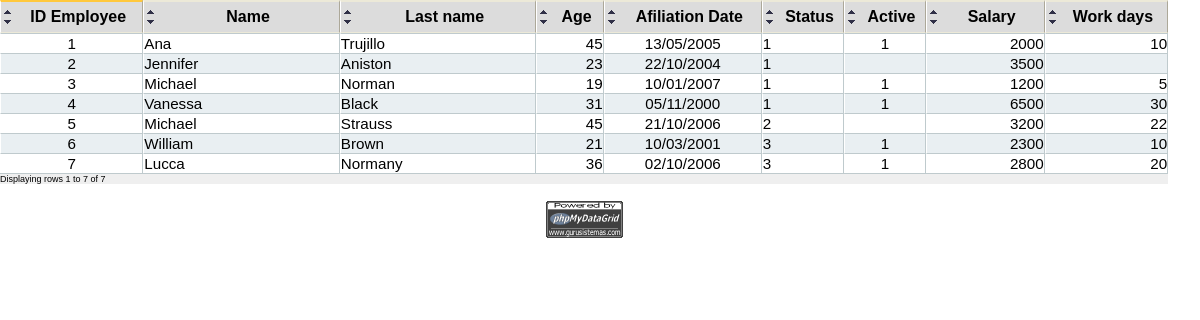
Screenshot of /sample1.php with the database file from the repository.
### tables this page shows
CREATE TABLE `employees` (
	  `id` int(6) NOT NULL auto_increment,
	  `name` char(20) default NULL,
	  `lastname` char(20) default NULL,
	  `salary` float default NULL,
	  `age` int(2) default NULL,
	  `afiliation` date default NULL,
	  `status` int(1) default NULL,
	  `active` tinyint(1) default NULL,
	  `workeddays` int(2) default NULL,
	  `photo` char(30) default NULL,
	  PRIMARY KEY  (`id`)
);

### phpmydatagrid.class.php (the view, shortened to what this page needs)
<?php
class datagrid{
	var $connectionHandler;
	var $isADO	             = false;
	var $tablename			 = '';
	var $where               = '';
	var $groupby             = '';
	var $fieldsArray         = array();
	var $friendlyHTML        = false;
	var $recno               = 0;
	var $maxRec              = 20;
	var $addBtn 			 = false;
	var $imgpath             = "images/";
	var $search              = '';
	var $orderArrows         = true;
	var $keyfield            = '';
	var $closeTags           = true;
	var $salt                = 'salt&pepper';
	var $FormName            = '';
	var $doForm              = false;
	var $methodForm          = 'POST';
	var $ajaxEditable        = '';
	var $addonClic           = "DG_addrow()";
	var $srconClic 			 = "DG_showSearchBox()";
	var $poweredby           = true;
	var $showToOf            = true;
	var $sql                 = "";
	var $images = array(
			'add'         => 'add.png',
			'ajax'        => 'ajax.gif',
			'ASC'         => 'asc.png',
			'cancel'      => 'cancel.png',
			'close'       => 'close.png',
			'DESC'        => 'desc.png',
			'down'        => 'down.png',
			'down_off'    => 'down_off.png',
			'edit'        => 'edit.png',
			'erase'       => 'erase.png',
			'minidown'    => 'minidown.png',
			'miniup'      => 'miniup.png',
			'save'        => 'save.png',
			'search'      => 'search.png',
			'up'          => 'up.png',
			'up_off'      => 'up_off.png',
			'view'        => 'view.png',
			'save'        => 'save'
	);
	var $message = array(
			'cancel' 	  => 'Cancel',
			'close' 	  => 'Close',
			'save'	 	  => 'Save',
			'saving'      => 'Saving . . .',
			'loading'     => 'Loading . . .',
			'edit'	 	  => 'Edit',
			'delete'  	  => 'Delete',
			'add'    	  => 'New',
			'view'    	  => 'View',
			'addRecord'	  => 'Add record',
			'edtRecord'	  => 'Edit record',
			'chkRecord'	  => 'View record',
			'false'       => 'No',
			'true'        => 'Yes',
			'prev'        => 'Previous',
			'next'        => 'Next',
			'confirm'	  => 'Delete record?',
			'search' 	  => 'Search',
			'resetSearch' => 'Reset Search',
			'doublefield' => 'Duplicate field definition',
			'norecords'   => 'No records found',
			'errcode'     => 'Error in Data [Incorrect verification code]',
			'noinsearch'  => 'Field not available for search',
			'noformdef'   => 'To use "checkable" feature you must define a FORM name by using Form Function',
			'cannotadd'   => 'Can not add records to this grid',
			'cannotedit'  => 'Can not edit records in this grid',
			'cannotsearch'=> 'Can not make searchs in this grid',
			'cannotdel'   => 'Can not delete records in this grid',
			'sqlerror'    => 'SQL Error found in query:',
			'errormsg'    => 'Error Message:',
			'errorscript' => 'SQL Error in script:',
			'display'     => 'Displaying rows',
			'to'          => 'to',
			'of'          => 'of'
	);
	function conectadb($strServer, $strUsername, $strPassword, $strDatabase, $bolUseADOdb=false, $strType='mysql', $intPort=3306){
		if (!$bolUseADOdb){
			$this->connectionHandler = mysql_connect("$strServer:$intPort", $strUsername, $strPassword) or
				$this->SQLerror("mysql_connect('$strServer:$intPort', $strUsername, $strPassword))", mysql_error());
		}else{
			$this->isADO = true;
			$this->connectionHandler = &ADONewConnection($strType);
	        $this->connectionHandler -> Connect($strServer, $strUsername, $strPassword, $strDatabase);
		}
	}
	function tabla($tabla){
		$this->tablename = $tabla;
	}
	function validField($strfieldName){
		if (in_array($strfieldName, $this->getFields())) return true; else return false;
	}
	function getFields($filter=''){
		$arrFilter = explode(",",$filter);
		$arrField = array();
		foreach($this->fieldsArray as $value) {
			$fldType = $value["inputtype"];
			if (empty($filter)){
				$arrField[] = $value["strfieldName"];
			}else{
				if(in_array($fldType, $arrFilter)){
					$arrField[] = $value["strfieldName"];
				}
			}
		}
		return $arrField;
	}
	function Form($formName, $doForm=true){
		$this->doForm = $doForm;
		$this->FormName = $formName;
	}
	function FormatColumn($strfieldName, $strHeader, $fieldWidth=0, $maxlength=0, $inputtype=0, $columnwidth=0, $align= 'center', $Mask='text', $default='', $cutChar=0){
		if ( $strfieldName=="" or !$this->validField( $strfieldName)){
			$mask = strtolower($Mask);
			$this->fieldsArray["$strfieldName"]["strfieldName"] = $strfieldName;
			$this->fieldsArray["$strfieldName"]["strHeader"]    = $strHeader;
			$this->fieldsArray["$strfieldName"]["fieldWidth"]   = $fieldWidth;
			$this->fieldsArray["$strfieldName"]["maxlength"]    = $maxlength;
			$this->fieldsArray["$strfieldName"]["columnwidth"]  = intval($columnwidth)."px";
			$this->fieldsArray["$strfieldName"]["align"]        = $align;
			$this->fieldsArray["$strfieldName"]["mask"]         = $Mask;
			$this->fieldsArray["$strfieldName"]["default"]      = $default;
			$this->fieldsArray["$strfieldName"]["select"]       = '';
			$this->fieldsArray["$strfieldName"]["cutChar"]      = $cutChar;
			$datatype='text';
			if (substr($mask,0,4)=='date') $datatype='date';
			$this->fieldsArray["$strfieldName"]["datatype"] = $datatype;
			$this->fieldsArray["$strfieldName"]["inputtype"] = $inputtype;
		}else{
			die("<div id='DG_sqlerror' class='dgError'>".$this->message['doublefield'].":<strong> [$strfieldName]</strong></div>");
		}
	}
	function setHeader($phpScriptFile="", $jsFile = "js/dgscripts.js", $cssFile = "css/dgstyle.css"){
		$sl = ($this->closeTags)?"/":"";
		$br = ($this->friendlyHTML)?"\n":"";
		if (!isset($_REQUEST["DG_ajaxid"])) {
			echo "<link type='text/css' rel='stylesheet' href='$cssFile' $sl>$br";
		}
	}
	function putAcutes($strText){
		$strText = str_replace( "á" , "&aacute;", $strText);
		$strText = str_replace( "é" , "&eacute;", $strText);
		$strText = str_replace( "í" , "&iacute;", $strText);
		$strText = str_replace( "ó" , "&oacute;", $strText);
		$strText = str_replace( "ú" , "&uacute;", $strText);
		$strText = str_replace( "Á" , "&Aacute;", $strText);
		$strText = str_replace( "É" , "&Eacute;", $strText);
		$strText = str_replace( "Í" , "&Iacute;", $strText);
		$strText = str_replace( "Ó" , "&Oacute;", $strText);
		$strText = str_replace( "Ú" , "&Uacute;", $strText);
		$strText = str_replace( "Ñ" , "&Ntilde;", $strText);
		$strText = str_replace( "ñ" , "&ntilde;", $strText);
		return $strText;
	}
	function grid(){
		$br = ($this->friendlyHTML)?"\n":"";
		$sl = ($this->closeTags)?"/":"";
		$strNew=""; $strSearch=""; $orderby =""; $where= ""; $orderExpr="";
		foreach ($this->fieldsArray as $column){
			$columnName = $column["strfieldName"];
			$mask=$column["mask"];
			$this->fieldsArray[$columnName]["mask"] = $mask;
		}
		$where = $this->where;
		$groupby = $this->groupby;
		$recno = $this->recno;
		$recno = intval($recno);
		if (!isset($_REQUEST["DG_ajaxid"])) {
			if ($this->doForm)
				echo "$br<form method='".strtolower($this->methodForm)."' action='".basename($_SERVER["PHP_SELF"])."' id='$this->FormName' >$br";
			echo "<div id='dgDiv' class='dgMainDiv'>$br";
		}
		$pagSelect = "SELECT count(*) FROM $this->tablename $where $groupby $orderby";
		$fltypes = "0,1,3,4,5";
		echo "<table id='dgTable' class='dgTable' cellpadding='0' cellspacing='0'>$br";
		$strHeader = "<tr align='center'>$br"; $fieldsCount = 0;
		foreach ($this->getFields($fltypes) as $fldName){
			$strHeader.="<td class='dgTitles'>";
			if ($this->orderArrows and !in_array($this->fieldsArray[$fldName]['inputtype'], array(2,3,4))){
				$strHeader.="<table border='0' cellspacing='0' cellpadding='0' style='width:100%'>$br";
				$strHeader.="<tr>$br<td class='dgArrows' style='vertical-align:bottom'>$br";
				$strHeader.="<img src='".$this->imgpath.$this->images["miniup"]."' class='dgImgLink' alt='^' onClick=\"DG_orderby('".$this->fieldsArray[$fldName]["strfieldName"]."','ASC')\" $sl></td>$br";
				$strHeader.="<td rowspan='2' style='vertical-align:middle;' align='center'>$br";
			}
			$strHeader.=$this->putAcutes($this->fieldsArray[$fldName]['strHeader']).$br;
			if ($this->orderArrows and !in_array($this->fieldsArray[$fldName]['inputtype'], array(2,3,4))){
				$strHeader.="</td>$br</tr>$br";
				$strHeader.="<tr>$br<td class='dgArrows' style='vertical-align:top'>$br";
				$strHeader.="<img src='".$this->imgpath.$this->images["minidown"]."' class='dgImgLink' alt='v' onClick=\"DG_orderby('".$this->fieldsArray[$fldName]["strfieldName"]."','DESC')\" $sl></td>$br</tr>$br</table>$br";
			}
			$strHeader.= "</td>$br";
			$fieldsCount++;
		}
		$widthtop = 0;
		$widthbottom = 0;
		$width = ($widthtop>$widthbottom)?$widthtop:$widthbottom;
		if ($width != 0){
			$strHeader.= "<td align='right' class='dgTitles' style='width:".$width."px'><div style='width:".$width."px'>";
			$strNew    = ($this->addBtn)?"<img src='".$this->imgpath.$this->images["add"]."' alt='".$this->message['add']."' class='dgImgLink' onclick='$this->addonClic' $sl>":"";
			$strSearch = (!empty($this->search))?"<img src='".$this->imgpath.$this->images["search"]."' alt='".$this->message['search']."' class='dgImgLink' onclick='$this->srconClic' $sl>":"";
			$strHeader.= $strNew . $strSearch."</div></td>$br</tr>$br";
			$colsToAdd = 1;
		}else{
			$colsToAdd = 0;
		}
		echo $strHeader;
		if ($this->isADO){
			if (($objSQLpag = $this->connectionHandler->Execute($pagSelect)) === false)
				$this->SQLerror($pagSelect,$this->connectionHandler->ErrorMsg());
			else
				if (empty($groupby))
					$intRecords = $objSQLpag->fields[0];
				else
					$intRecords = $objSQLpag->RecordCount();
		}else{
			$objSQLpag  = mysql_query($pagSelect, $this->connectionHandler) or $this->SQLerror($pagSelect,mysql_error());
			$arrRow 	= mysql_fetch_array($objSQLpag);
			if (empty($groupby))
				$intRecords = $arrRow[0];
			else
				$intRecords = mysql_num_rows($objSQLpag);
		}
		$recno = ($recno>$intRecords)?$intRecords:$recno;
		$arrSQLFld = $this->getFields("0,1,4,5");
		$sqlFields = implode(",", $arrSQLFld);
		if (empty($this->sql))
			$strSelect = "SELECT $sqlFields FROM $this->tablename $where $groupby $orderby LIMIT $recno, $this->maxRec";
		else
			$strSelect = $this->sql." $where $groupby $orderby LIMIT $recno, $this->maxRec";
		if ($this->isADO){
			if (($objRes = $this->connectionHandler->Execute($strSelect)) === false)
				$this->SQLerror($strSelect,$this->connectionHandler->ErrorMsg());
		}else{
			$objRes = mysql_query($strSelect, $this->connectionHandler) or $this->SQLerror($strSelect,mysql_error());
		}
		$exitLoop = false;
		$alt = false; $countRecords = 0;
		$keyTemp = 0;
		do{
			if (!$this->isADO){
				if(!$rowRes = mysql_fetch_array($objRes)) $exitLoop=true;
			}else{
				if (!$objRes->EOF) $rowRes = $objRes->fields; else $exitLoop=true;
			}
			if (!$exitLoop){
				if (empty($this->keyfield)){
					$keyValue = $keyTemp; $keyTemp++;
				}else
					$keyValue = $rowRes[$this->keyfield];
				$countRecords++;
				$clAlt = ($alt)?"alt":"norm";
				echo "<tr class='dgRows".$clAlt."TR'>$br";
				foreach ($this->getFields($fltypes) as $key=>$value){
					$dataType   = $this->fieldsArray[$value]['datatype'];
					$isreadonly =($this->fieldsArray[$value]['inputtype']==1)?true:false;
					$mask       = $this->fieldsArray[$value]['mask'];
					$columnwidth= $this->fieldsArray[$value]['columnwidth'];
					$fldAlign   = $this->fieldsArray[$value]['align'];
					$selData    = $this->fieldsArray[$value]['select'];
					echo "<td class='dgRow$clAlt' align='$fldAlign'>$br";
					echo "<div id='$value.-.$keyValue' style='width:$columnwidth;' ";
					if (empty($this->ajaxEditable) or $isreadonly or in_array($dataType,array("link","image","imagelink","calc","chart"))){
						if ($dataType=='link') echo "class='dgLinks'";
						if ($dataType=='calc') echo "class='dgBold'";
					}else{
						echo "onclick='DG_D_edit(this,\"".md5($this->salt.$value.":toEdit:".$keyValue)."\")' ";
					}
					echo ">$br";
					$rowValue = (isset($rowRes[$value]))?$this->putAcutes($rowRes[$value]):"";
					$rowValue = ($rowValue=="" or is_null($rowValue))?"&nbsp;":$rowValue;
					switch ($dataType){
						default:
							$rowValue = trim($rowValue); $rowValue = (empty($rowValue))?"&nbsp;":$rowValue;
							echo $this->mask($rowValue,$mask,$dataType,$selData,$rowRes);
						break;
					}
					echo "</div>$br";
					echo "</td>$br";
				}
				$alt = !$alt;
			}
		}while (!$exitLoop);
		echo "<tr align='center'><td align='left' colspan='".($fieldsCount+($colsToAdd-1))."' class='dgPagRow'>$br";
		if ($intRecords>0 and $this->showToOf) echo $this->message['display']." ".($recno+1)." ".$this->message['to']." ".($recno+$countRecords)." ".$this->message['of']." $intRecords<br $sl>$br";
		echo "</td>$br";
		echo "<td class='dgPagRow' align='right'>$strNew$strSearch</td>$br</tr>$br";
		if (!empty($this->poweredby))
			echo "<tr align='center'><td colspan='".($fieldsCount+$colsToAdd)."'><br $sl><a href='http://www.gurusistemas.com' target='_blank'><img src='".$this->imgpath."poweredby.png' alt='Powered by phpMyDataGrid' border='0' $sl></a><br $sl></td></tr>$br";
		echo "</table>$br";
		if (!isset($_REQUEST["DG_ajaxid"])) echo "</div>$br";
		if (!isset($_REQUEST["DG_ajaxid"]) and $this->doForm)
			echo "</form>$br";
	}
	function mask($value,$mask,$datatype,$aselect,$row){
		switch ($datatype){
			case 'date':
				return $this->date_mask($value,$mask);
			break;
			default:
				return $value;
		}
	}
	function date_mask($value,$mask){
		if($value != "") {
			$format='';
			$separator='';
			if (strpos($mask,':')>0){
			 	$arrMask=explode(':',$mask);
				$format=(empty($arrMask[1])) ? $format : $arrMask[1];
				$separator=(empty($arrMask[2])) ? $separator: $arrMask[2];
			}
			$arrDdate = $this->datecheck($value,'ymd','-', $format, $separator);
			if ($arrDdate != false)	$value =$arrDdate['todate'] ;
		}
		return  $value;
	}
	function datecheck($date,$format='ymd',$separator='-',$toformat='mdy',$toseparator='-') {
		$format = ($format=='')?'ymd':strtolower($format);
		if (count($datebits=explode($separator,$date))!=3) return false;
		$year = intval($datebits[strpos($format, 'y')]);
		$month = intval($datebits[strpos($format, 'm')]);
		$day = intval($datebits[strpos($format, 'd')]);
		$year=($year <10 )? '200'.$year:$year;
		$year=($year <50 )? '20' .$year:$year;
		$year=($year <100)? '19' .$year:$year;
		$month=($month <10)? '0' .$month:$month;
		$day=($day <10)? '0' .$day:$day;
		$arrDate= array('y' => $year, 'm' => $month, 'd' => $day, 'iso' => $year.'-'.$month.'-'.$day, 'fromdate'=> $date, 'todate' => '' );
		$arrDate['todate'] = $arrDate[$toformat[0]].$toseparator.$arrDate[$toformat[1]].$toseparator.$arrDate[$toformat[2]];
		return $arrDate;
	}
}
?>

### rows the page displays
employees: id "1", name "Ana", lastname "Trujillo", age "45", afiliation "13/05/2005", status "1", active "1", salary "2000", workeddays "10"
employees: id "2", name "Jennifer", lastname "Aniston", age "23", afiliation "22/10/2004", status "1", salary "3500"
employees: id "3", name "Michael", lastname "Norman", age "19", afiliation "10/01/2007", status "1", active "1", salary "1200", workeddays "5"
employees: id "4", name "Vanessa", lastname "Black", age "31", afiliation "05/11/2000", status "1", active "1", salary "6500", workeddays "30"
employees: id "5", name "Michael", lastname "Strauss", age "45", afiliation "21/10/2006", status "2", salary "3200", workeddays "22"
employees: id "6", name "William", lastname "Brown", age "21", afiliation "10/03/2001", status "3", active "1", salary "2300", workeddays "10"
employees: id "7", name "Lucca", lastname "Normany", age "36", afiliation "02/10/2006", status "3", active "1", salary "2800", workeddays "20"

### other values shown
$this->message['display'] "Displaying rows"
$recno+1 "1"
$this->message['to'] "to"
$recno+$countRecords "7"
$this->message['of'] "of"
$intRecords "7"
